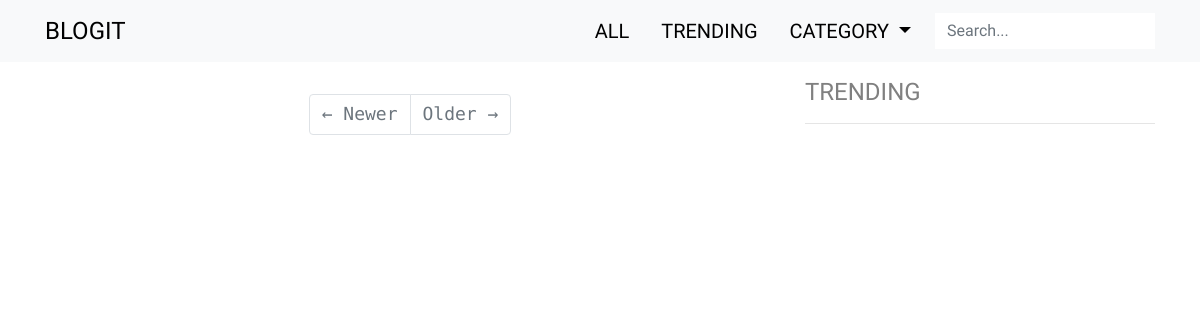
The app's page /posts/, older data.
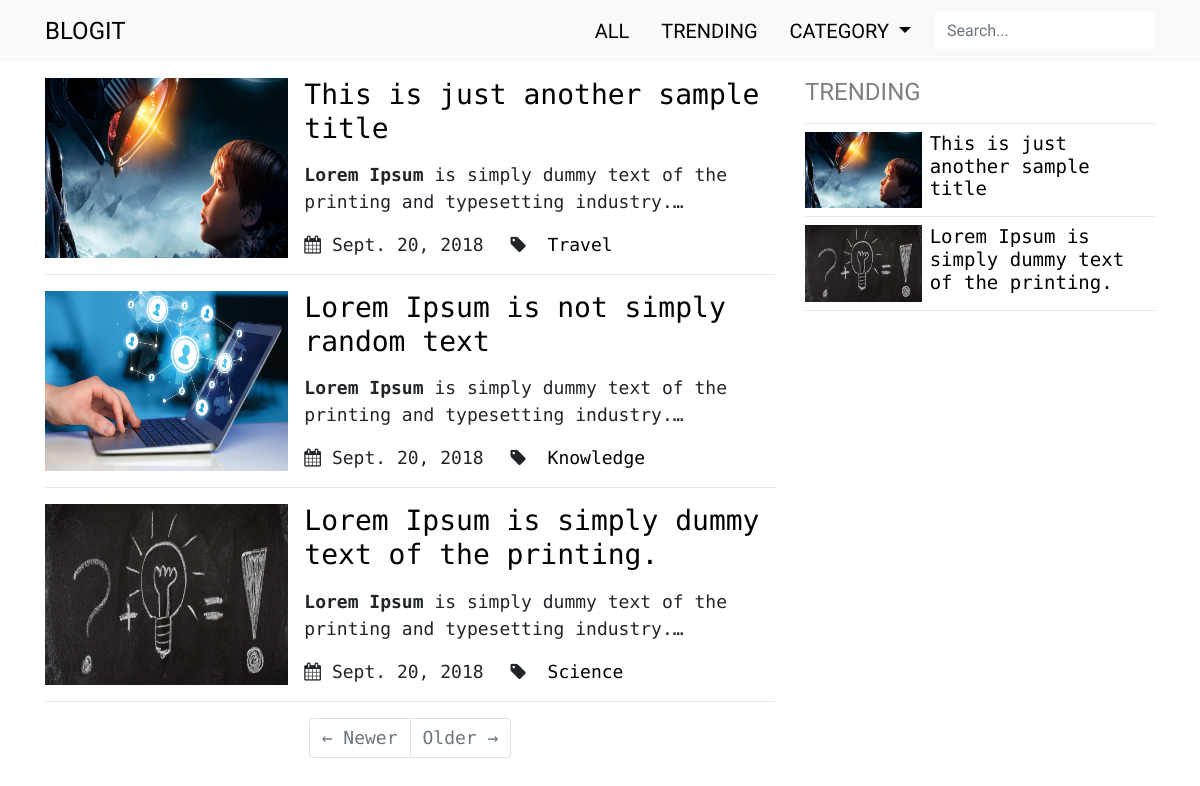
The same page, newer data.
### posts/models.py (models this page shows, shortened)
class TimeStamp(models.Model):
    created = models.DateTimeField(auto_now_add=True)
    updated = models.DateTimeField(auto_now=True)
    class Meta:
        abstract = True

class Post(TimeStamp):
    author = models.ForeignKey(Author, on_delete=models.CASCADE)
    title = models.CharField(max_length=100)
    slug = models.SlugField(max_length=100, unique=True, blank=True)
    cover = models.ImageField(upload_to='images/covers')
    cover_thumb = ImageSpecField(source='cover',
                                 processors=[ResizeToFill(400, 250)],
                                 format='JPEG',
                                 options={'quality':80})
    content = RichTextUploadingField()
    category = models.ManyToManyField('Category')
    meta_keywords = models.CharField(max_length=120,
                                     help_text='Keywords should be separated by commas.')
    meta_description = models.TextField(max_length=300, null=True)
    publish = models.BooleanField(default=False)
    def get_absolute_url(self):
        return reverse('posts:post_detail', kwargs={'post_slug': self.slug})
    class Meta:
        verbose_name = 'post'
        verbose_name_plural = 'posts'
        ordering = ['-created']

class Category(models.Model):
    title = models.CharField(max_length=30)
    def get_absolute_url(self):
        return reverse('posts:category_list', kwargs={'category_title': self.title})
    class Meta:
        verbose_name = 'category'
        verbose_name_plural = 'categories'

### posts/views.py (the view)
def post_list(request):
    published_post = Post.objects.filter(publish=True)
    paginator = Paginator(published_post, 5)
    page = request.GET.get('page')
    posts = paginator.get_page(page)
    posts_visit_count = Visitor.objects.filter(post__in=published_post) \
        .values('post').annotate(visits=Count('post__id')).order_by('-visits')
    trending_posts_id = [post['post'] for post in posts_visit_count]
    date_now = datetime.datetime.now()
    date_since = date_now - relativedelta.relativedelta(months=3)
    trend_post = published_post.filter(pk__in=trending_posts_id) \
        .filter(updated__date__range=[date_since, date_now])[:5]
    context = {'posts': posts, 'trend_post': trend_post}
    return render(request, 'posts/post_list.html', context)

### posts/templates/posts/post_list.html (shortened to what this page needs)
{% extends 'base.html' %}
{% load staticfiles %}
{% block head %}
	<link href="{% static 'posts/css/post_list.css' %}" rel="stylesheet">
{% endblock %}
{% block body %}
{% for post in posts %}
	<div class="row post-card no-gutters">
		<div class="col-md-4">
			<img class="card-img rounded-0" src="{{ post.cover_thumb.url }}" alt="{{ post.title }}">
		</div>
		<div class="col-md-8">
			<div class="card-block pl-md-3">
				<a href="{{ post.get_absolute_url }}" class="unstyled-link">
					<h3>{{ post.title }}</h3>
				</a>
				<p>{{ post.content|truncatechars:100|safe }}</p>
				<span class="mr-3">
					<i class="fa fa-calendar" aria-hidden="true"></i>&nbsp;{{ post.updated.date }}
				</span>
				<span class="mr-3">
					<i class="fa fa-tag" aria-hidden="true"></i>
					{% for tag in post.category.all %}
						<a href="{{ tag.get_absolute_url }}" class="unstyled-link">&nbsp;{{ tag.title }}</a>
					{% endfor %}
				</span>
			</div>
		</div>
	</div>
	<hr/>
{% endfor %}
<ul class="pagination justify-content-center my-3">
	{% if posts.has_previous %}
		<li class="page-item">
			<a class="page-link" href="?page={{ posts.previous_page_number }}">&larr; Newer</a>
		</li>
	{% else%}
		<li class="page-item disabled">
			<a class="page-link" href="#">&larr; Newer</a>
		</li>
	{% endif %}
	{% if posts.has_next %}
		<li class="page-item">
			<a class="page-link" href="?page={{ posts.next_page_number }}">Older &rarr;</a>
		</li>
	{% else %}
		<li class="page-item disabled">
			<a class="page-link" href="#">Older &rarr;</a>
		</li>
	{% endif %}
</ul>
{% endblock %}
{% block sidebar %}
	{% include 'posts/trending_posts.html' %}
{% endblock %}

### templates/base.html (shortened to what this page needs)
<!DOCTYPE html>
<html lang="en">
<head>
    <! --{% load staticfiles %} -->
	<link rel="stylesheet" type="text/css" href="https://maxcdn.bootstrapcdn.com/bootstrap/4.0.0/css/bootstrap.min.css">
	<link rel="stylesheet" href="https://maxcdn.bootstrapcdn.com/font-awesome/4.7.0/css/font-awesome.min.css">
	<link rel="stylesheet" type="text/css" href="{% static 'css/base.css' %}">
    {% block head %}
    {% endblock %}
</head>
<body>
    <nav class="navbar navbar-expand-md bg-light py-2">
		<div class="container">
			<a class="navbar-brand" href="#">BLOGIT</a>
			<div class="collapse navbar-collapse" id="navbarIcons">
				{% include 'base_nav_menu.html' %}
				<form class="form-inline my-2 my-lg-0 ml-auto ml-lg-2 navbar-search" action="{% url 'posts:search_query' %}">
					<input class="form-control search-input " type="search" placeholder="Search..." aria-label="Search" value="{{ request.GET.q }}" name="q">
				</form>
			</div>
		</div>
	</nav>
    <div class="container">
        <div class="row mt-3">
            <div class="col-md-8">
                {% block body %}
                {% endblock %}
            </div>
            <div class="col-md-4 side-widgets">
                {% block sidebar %}
                {% endblock %}
            </div>
        </div>
    </div>
</body>
</html>

### templates/base_nav_menu.html (shortened to what this page needs)
<ul class="navbar-nav ml-auto">
    <li class="nav-item mx-lg-2">
        <a class="nav-link unstyled-link {% block all_post %}{% endblock %}" href="{% url 'posts:post_list' %}">ALL</a>
    </li>
    <li class="nav-item mx-lg-2">
        <a class="nav-link unstyled-link {% block trend_post %}{% endblock %}" href="{% url 'posts:trending_post' %}">TRENDING</a>
    </li>
    <li class="nav-item mx-lg-2 dropdown">
        <a class="nav-link unstyled-link dropdown-toggle" href="#" id="navbarDropdown" role="button" data-toggle="dropdown" aria-haspopup="true" aria-expanded="false">
            CATEGORY
        </a>
    </li>
</ul>

### posts/templates/posts/trending_posts.html
<div class="new-posts mb-4">
    <div class="header">
        <h4>TRENDING</h4>
        <hr class="mb-2">
    </div>
    {% for post in trend_post %}
    <div class="row side-card no-gutters my-0">
        <div class="col-md-4">
            <img class="card-img rounded-0" src="{{ post.cover_thumb.url }}">
        </div>
        <div class="col-md-8">
            <div class="card-block pl-md-2">
                <a href="{{ post.get_absolute_url }}" class="unstyled-link">
					<h5>{{ post.title }}</h5>
				</a>
            </div>
        </div>
    </div>
    <hr class="my-2"/>
    {% endfor %}
</div>

### static_files/css/base.css (style rules this page uses)
body { font-family: 'Encode Sans Condensed', sans-serif; font-size: 18px; }
.navbar { font-size: 20px; color: black; font-family: 'Oswald', sans-serif; }
.navbar .navbar-brand { font-size: 24px; color: black; text-decoration: none; }
.unstyled-link { color: black; text-decoration: none; }
@media (min-width: 1000px) { .navbar .navbar-search .search-input { width: 220px; } }
.navbar .navbar-search .search-input { border: none; border-radius: 0; }

### posts/static/posts/css/post_list.css (style rules this page uses)
.post-card { min-height: 170px; overflow: hidden; }
.post-card .card-img { height: 100%; }
.side-widgets .header { color: grey; font-family: 'Oswald', sans-serif; }
.side-card { min-height: 75px; overflow: hidden; }
.side-card .card-img { height: 100%; }
.side-card h5 { font-size: 19px; }

Row changes from the older to the newer data that the page shows:
added Post: cover_thumb (picture), title "This is just another sample title", content "Lorem Ipsum is simply dummy text of the printing and typesetting industry.…", updated "Sept. 20, 2018"
added Category: title "Travel", shown under "This is just another sample title"
added Post: cover_thumb (picture), title "Lorem Ipsum is not simply random text", content "Lorem Ipsum is simply dummy text of the printing and typesetting industry.…", updated "Sept. 20, 2018"
added Category: title "Knowledge", shown under "Lorem Ipsum is not simply random text"
added Post: cover_thumb (picture), title "Lorem Ipsum is simply dummy text of the printing.", content "Lorem Ipsum is simply dummy text of the printing and typesetting industry.…", updated "Sept. 20, 2018"
added Category: title "Science", shown under "Lorem Ipsum is simply dummy text of the printing."
